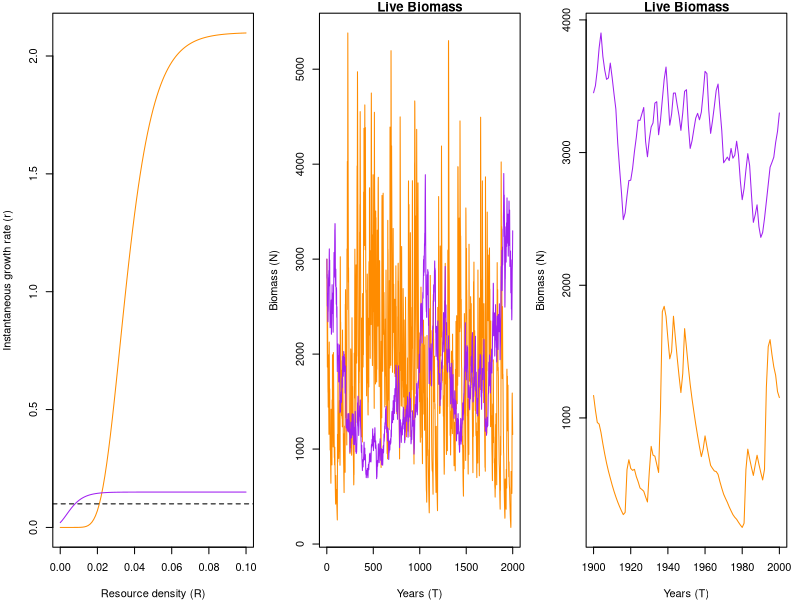

Recreate this plot in R.
#~~~~~~~~~~~~~~~~~~~~~~~~~~~~~~~~~~~~~~~~~~~~~~~~~~~~~~~~~~~~~~~~#
## Semi-discrete temporal storage effect model of two species   ## 
## coexisting on one essential resource                         ##
#~~~~~~~~~~~~~~~~~~~~~~~~~~~~~~~~~~~~~~~~~~~~~~~~~~~~~~~~~~~~~~~~#

####
#### 11/4/2014
#### atredenn@gmail.com
####

# species "split" themselves between a dormant, low-mortaility stage (D) and a higher mortality, high growth stage (N)
# the single resource is R
# There are two sources of variability: an environmental cue that drives the storage effect, and resource variability

# clear the workspace
rm(list=ls())

####
#### Load relevant libraries
####
library(deSolve)
library(mvtnorm)

####
#### Parameters
####
maxTime <- 2000 #simulation run time
c <- c(1,1) #not used for now, could be a "cost" parameter for biomass storage
b <- c(0.5, 0.5) #also not used, could be assimilation efficiency
mD <- c(0.0001, 0.0001) #dormant state continuous death rate
r <- c(2.1, 0.15) #live state intrinsic growth rates
K2 <- c(100, 200) #rate of approaching max growth rate
K <- c(25,2) #offset for growth rate function
mN <- c(0.1, 0.1) #live state continuous death rate
a <- 0.5 #resource turnover rate
S <- 5 #average resource supply rate
sVar <- 10 #resource supply rate variability
sigE <- 0 #environmental cue variability
rho <- 0 #environmental cue correlation between species


####
#### Model function
####
#continuous model
updateDNR <- function(t, DNR, parms){
  with(as.list(c(DNR, parms)), {
    dD1dt = -(mD[1]*D1)
    dD2dt = -(mD[2]*D2)
    dN1dt = N1*(r[1]*exp(-K[1]*(exp(-K2[1]*R)))) - mN[1]*N1
    dN2dt = N2*(r[2]*exp(-K[2]*(exp(-K2[2]*R)))) - mN[2]*N2
    dRdt = a*((S+rand(t))-R) - (N1*(r[1]*R/(K[1]+R)) + (N2*(r[2]*R/(K[2]+R))))
    list(c(dD1dt, dD2dt, dN1dt, dN2dt, dRdt)) #output
  })
}

#discrete model: pulses of N-D transitions (difference equations)
gfun <- function(t, y, parms){
  with (as.list(y),{
    g1 <- gVec1[t]
    g2 <- gVec2[t]
    D1 <- D1 - (N1+D1)*g1 + N1
    D2 <- D2 - (N2+D2)*g2 + N2
    N1 <- 0+(N1+D1)*g1
    N2 <- 0+(N2+D2)*g2
    R <- R
    return(c(D1, D2, N1, N2, R))
  })
}


####
#### Simulate model
####
#function for transition fraction time series
gVec1 <- rep(1,maxTime)
gVec2 <- rep(1,maxTime)

#forcing for resource supply rate variations
forcedat <- data.frame(Time = c(1:maxTime),
                       Supply = rnorm(maxTime,0,sVar))
forcedat[forcedat$Supply<(-S),2] <- -S #don't let supply go negative
rand <- approxfun(x = forcedat[,1], y = forcedat[,2], method = "linear", rule = 2)

simTime <- seq(1,maxTime,by=1)
parms <- list(
  c = c,
  b = b,
  mD = mD,
  r = r,
  K = K,
  mN = mN, 
  a = a,
  S = S
)
DNR <- c(D=c(0,0), N=c(3000,3000),R=1) #initial conditions

#run the model
output = as.data.frame(ode(y = DNR, times = simTime, func = updateDNR,
                           parms = parms, events = list(func = gfun, times=simTime)))


####
#### Plot results
####
par(mfrow=c(1,3),mar=c(4,4,1,1))
# matplot(simTime, output[,2:3], type="l", main="Dormant Biomass", 
#         col=c("darkorange", "purple"), xlab="Years (T)", ylab="Biomass (D)")
# plot(simTime, output$R, type="l", main=mean(output$R))
cvs <- c((sd(output[,4])/mean(output[,4])), 
         (sd(output[,5])/mean(output[,5])), 
         (sd(output[,4]+output[,5])/mean(output[,4]+output[,5])))

# plot the growth rate functions for each species
# plot the growth rate functions for each species
R <- seq(0,0.1,0.001)
getR <- function(r, R, K){
  out1 <- (r[1]*exp(-K[1]*(exp(-K2[1]*R))))
  out2 <- (r[2]*exp(-K[2]*(exp(-K2[2]*R)))) 
  return(cbind(out1, out2))
}
tmp<-getR(r, R, K)
matplot(R, tmp, type="l", col=c("darkorange", "purple"), lty=c(1,1), 
        ylab="Instantaneous growth rate (r)", xlab="Resource density (R)")
abline(h = mN[1], lty=2)
matplot(simTime, output[,4:5], type="l", main="Live Biomass", lty=c(1,1), 
        col=c("darkorange", "purple"), xlab="Years (T)", ylab="Biomass (N)")
matplot(simTime[1900:2000], output[1900:2000,4:5], type="l", main="Live Biomass", lty=c(1,1), 
        col=c("darkorange", "purple"), xlab="Years (T)", ylab="Biomass (N)")

# barplot(cvs, names.arg = c("Spp 1", "Spp 2", "Community"), ylab="C.V.", col=c("darkorange", "purple", "grey"))
# box()
